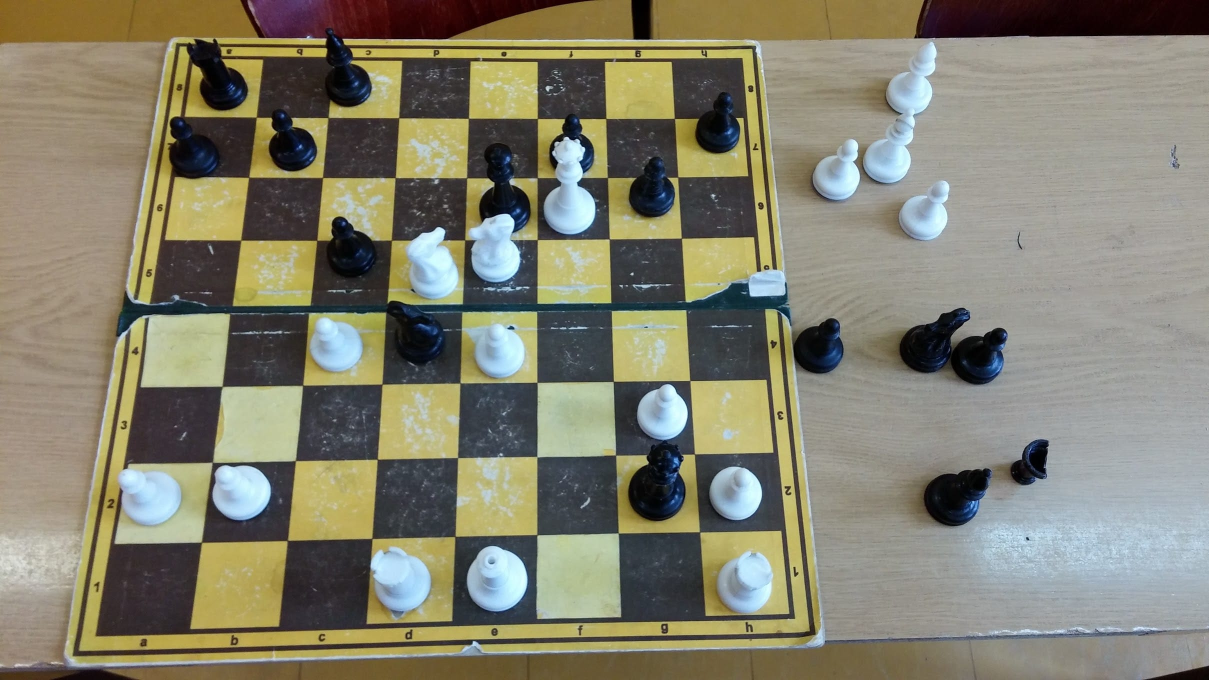
#> input picture neuralchessboard/test/in/1.jpg, 2418 x 1360 px (shown at 1/2 size)
$ python -i slid.py   (imports and definitions only)
#> lines starting #> are read from the running program, lines starting #| are printed output that depends on the picture; after the words box and inside, x2 and y2 are one past the last pixel; in counts of white or black regions, pixels touching at a corner belong together
#> further down, picture is the input picture: shape (1360, 2418, 3); mean B, G, R 110.4, 128.5, 131.1
# import utils, debug
from . import utils, debug
#from config import *
from neuralchessboard.config import *

import math
import cv2, numpy as np
import collections
na = np.array

"""
NC_SLID_CLAHE = [[3,   (2, 6),    5], # @1
		         [3,   (6, 2),    5], # @2
				 [0,   (0, 0),    0]] # EE
"""

"""
NC_SLID_CLAHE = [[4,   (2, 5),    5], # @1
		         [4,   (5, 2),    5], # @2
				 #[1,   (2, 2),   15], # @3
				 [0,   (0, 0),    0]] # EE
"""

"""
NC_SLID_CLAHE = [[2,   (1, 5),    5], # @1
		         [2,   (5, 1),    5], # @2
				 #[1,   (2, 2),   15], # @3
				 [0,   (0, 0),    0]] # EE
"""

"""
NC_SLID_CLAHE = [[3,   (2, 8),    5], # @1
		         [3,   (8, 2),    5], # @2
				 [5,   (4, 4),    5], # @3
				 [0,   (0, 0),    0]] # EE
"""

# 7???
# 4???
NC_SLID_CLAHE = [[3,   (2, 6),    5], # @1
		         [3,   (6, 2),    5], # @2
				 [5,   (3, 3),    5], # @3
				 [0,   (0, 0),    0]] # EE

################################################################################

def slid_canny(img, sigma=0.25):
	"""apply Canny edge detector (automatic thresh)"""
#> called with sigma = 0.25
	v = np.median(img)
#> v = 142
	img = cv2.medianBlur(img, 5)
	img = cv2.GaussianBlur(img, (7, 7), 2)
	lower = int(max(0, (1.0 - sigma) * v))
#> lower = 106
	upper = int(min(255, (1.0 + sigma) * v))
#> upper = 177
	return cv2.Canny(img, lower, upper)
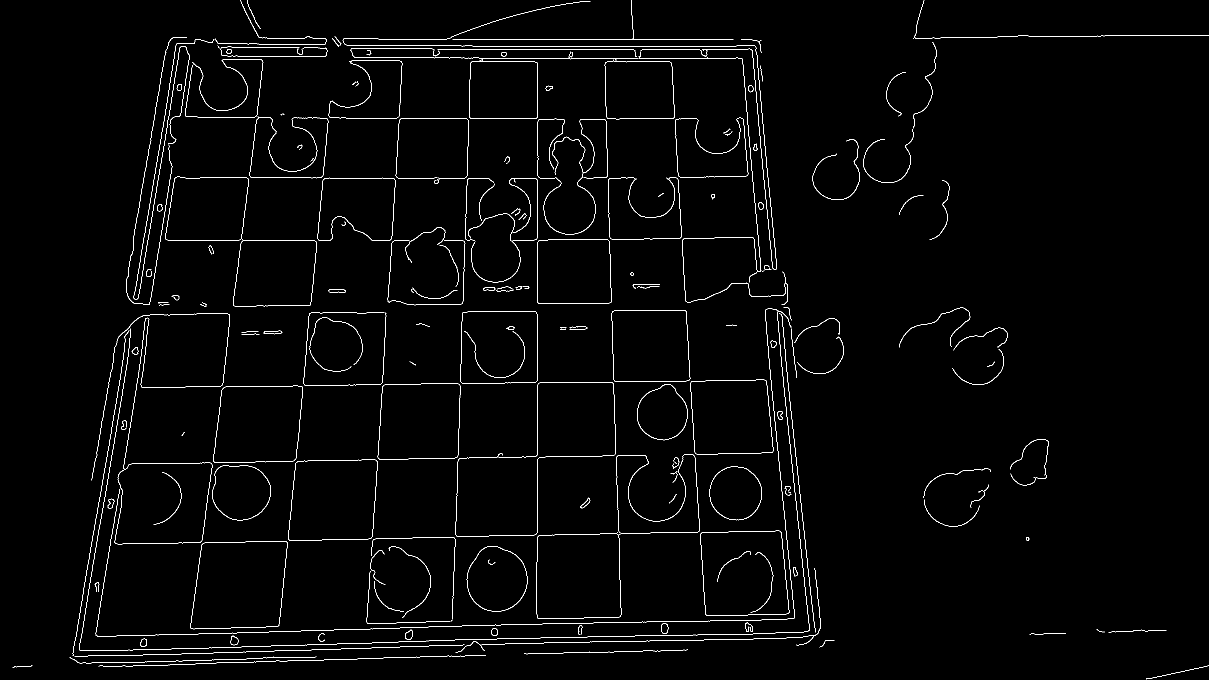
#> returned value: shape (1360, 2418) (shown at 1/2 size); 1.6% white in thin lines or dots

# [36 lines left out: functions slid_detector, slid_clahe, pSLID, not called in this run]

all_points = []
# [136 lines left out: functions SLID, slid_tendency, not called in this run]

>>> import cv2
>>> picture = cv2.imread('test/in/1.jpg')
>>> result = slid_canny(picture)

$ run again, on neuralchessboard/test/in/10.jpg
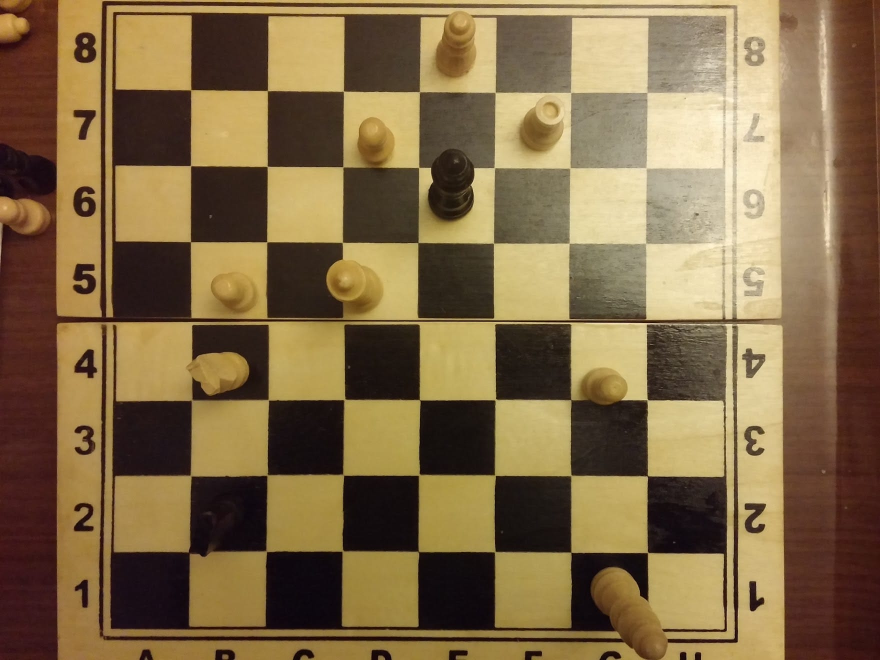
#> input picture neuralchessboard/test/in/10.jpg, 1760 x 1320 px (shown at 1/2 size)
#> picture is the input picture: shape (1320, 1760, 3); mean B, G, R 71.5, 107.2, 130
#> v = 94
#> lower = 70
#> upper = 117
#> in slid_canny, `return cv2.Canny(img, lower, upper)`:
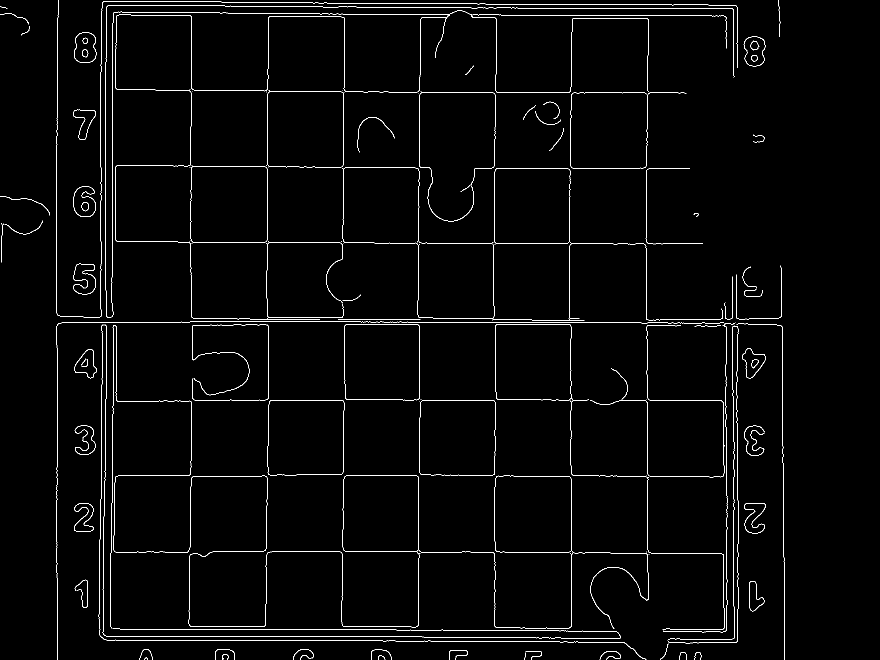
#> returned value: shape (1320, 1760) (shown at 1/2 size); 1.8% white in thin lines or dots, all inside (x1, y1, x2, y2) = (0, 0, 1570, 1320)

$ run again, on neuralchessboard/test/in/11.jpg
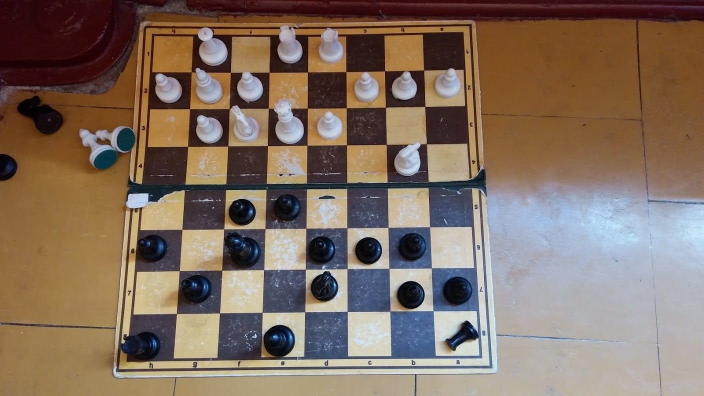
#> input picture neuralchessboard/test/in/11.jpg, 1408 x 792 px (shown at 1/2 size)
#> picture is the input picture: shape (792, 1408, 3); mean B, G, R 97.2, 111.1, 129.7
#> v = 117
#> lower = 87
#> upper = 146
#> in slid_canny, `return cv2.Canny(img, lower, upper)`:
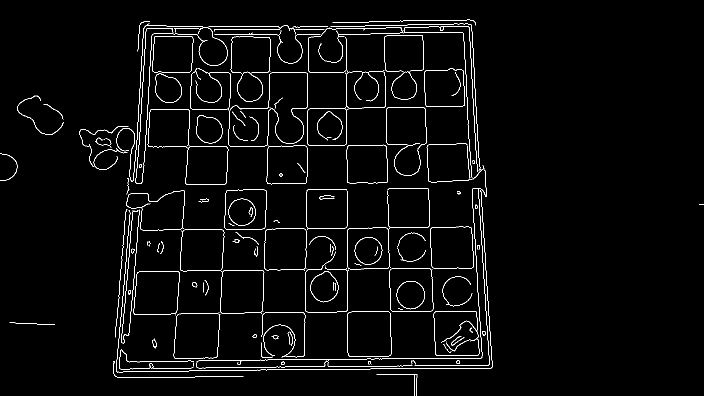
#> returned value: shape (792, 1408) (shown at 1/2 size); 2.4% white in thin lines or dots

$ run again, on neuralchessboard/test/in/12.jpg
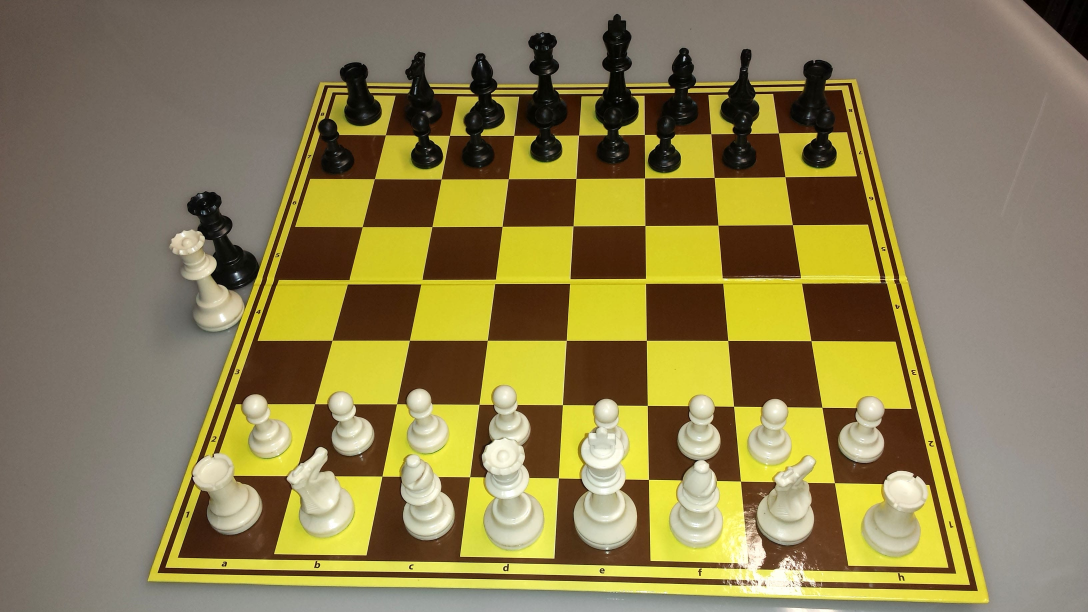
#> input picture neuralchessboard/test/in/12.jpg, 3264 x 1836 px (shown at 1/3 size)
#> picture is the input picture: shape (1836, 3264, 3); mean B, G, R 81.3, 127, 139.8
#> v = 117
#> lower = 87
#> upper = 146
#> in slid_canny, `return cv2.Canny(img, lower, upper)`:
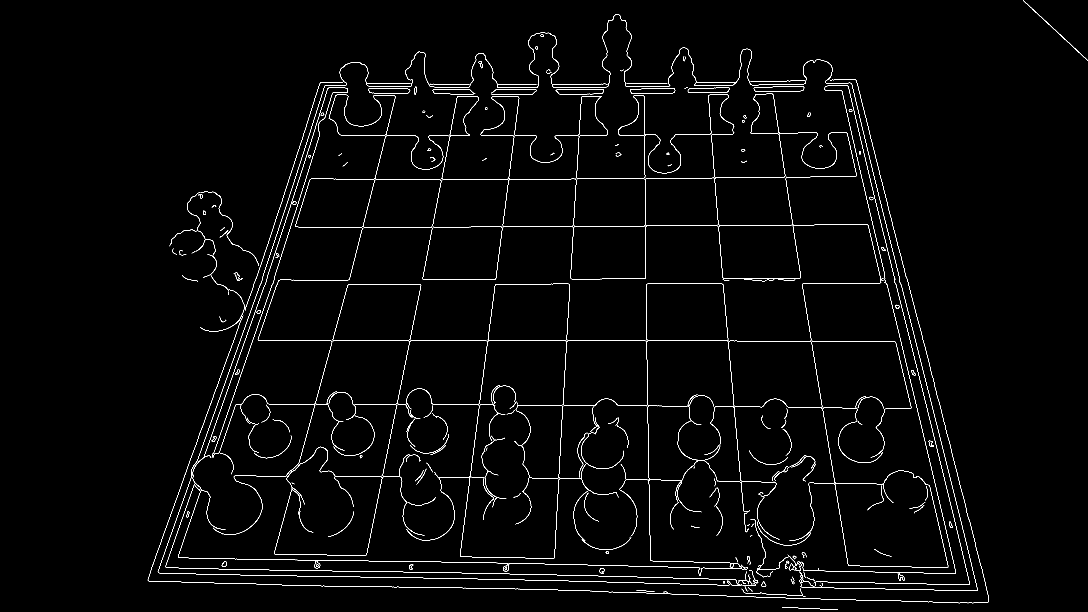
#> returned value: shape (1836, 3264) (shown at 1/3 size); 1.2% white in thin lines or dots, all inside (x1, y1, x2, y2) = (443, 0, 3264, 1830)
